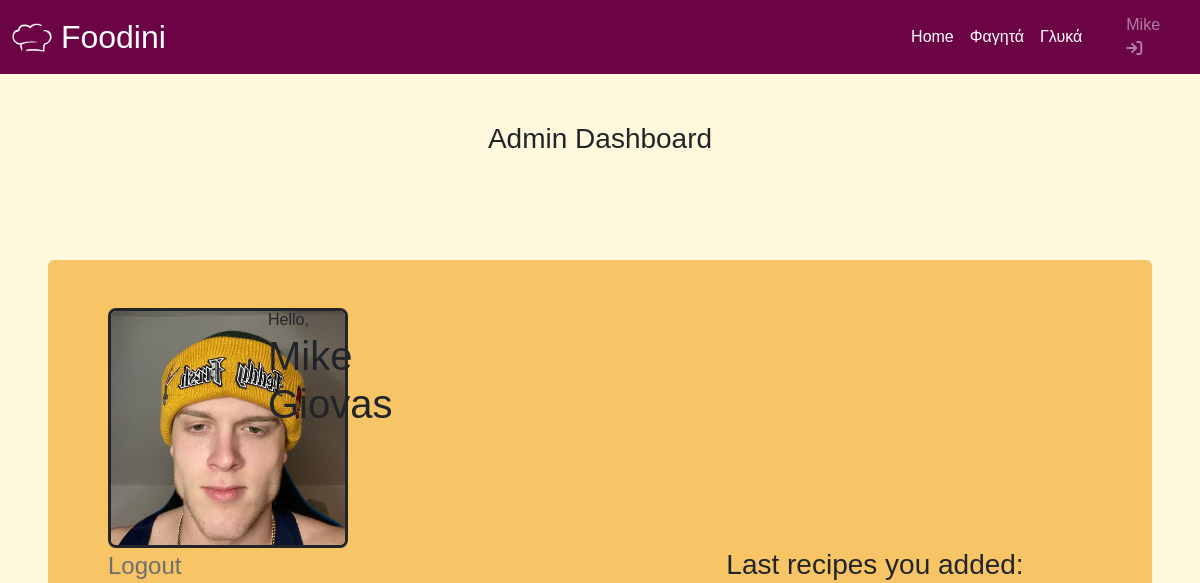
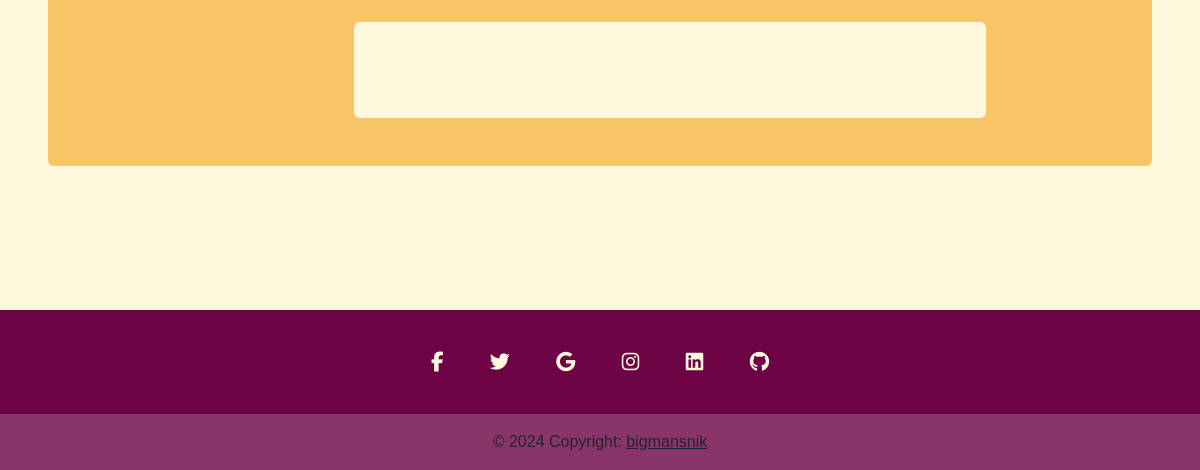
Before: /pages/profile_info.php (signed in) with the older database file (2 pictures, top to bottom).
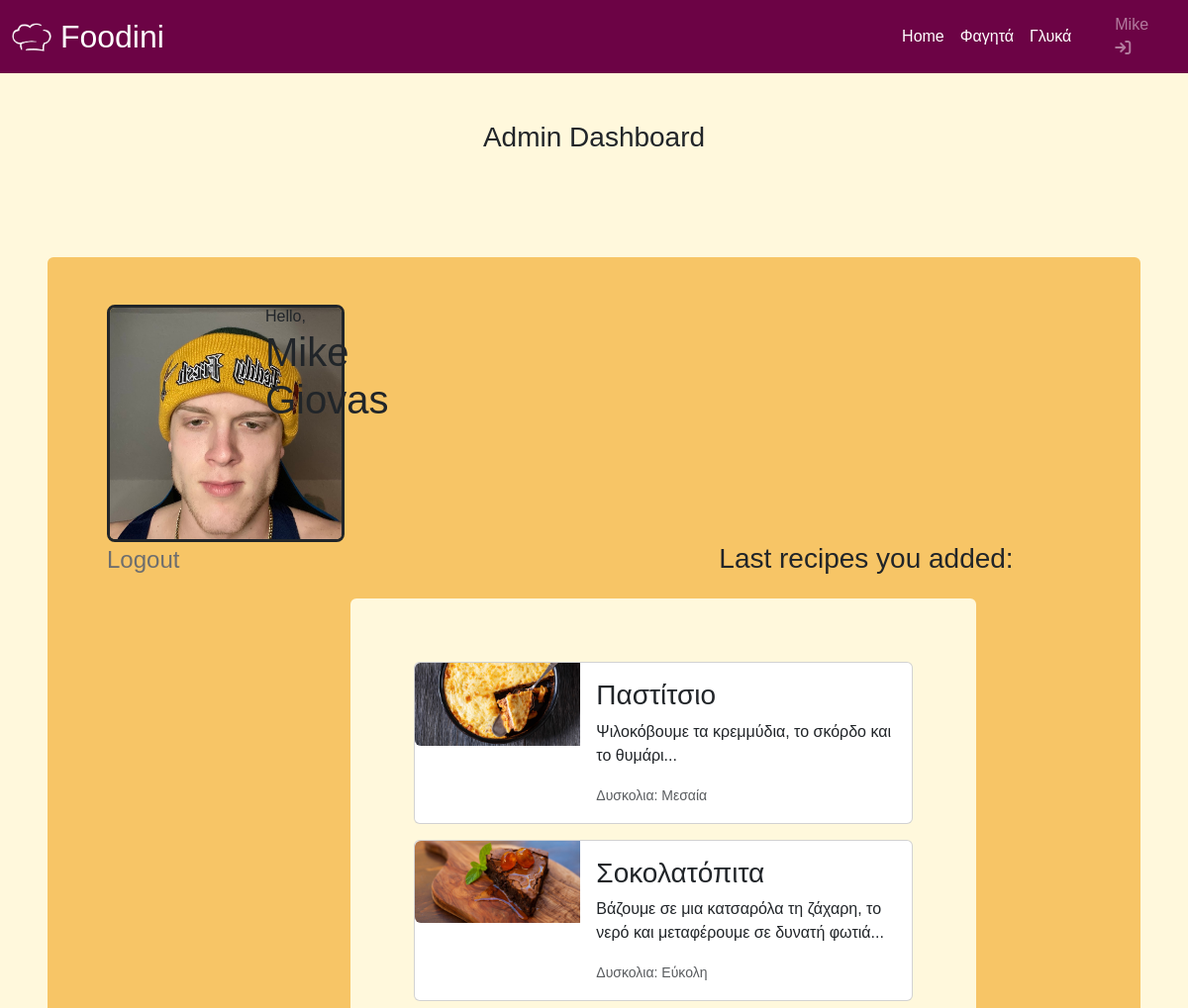
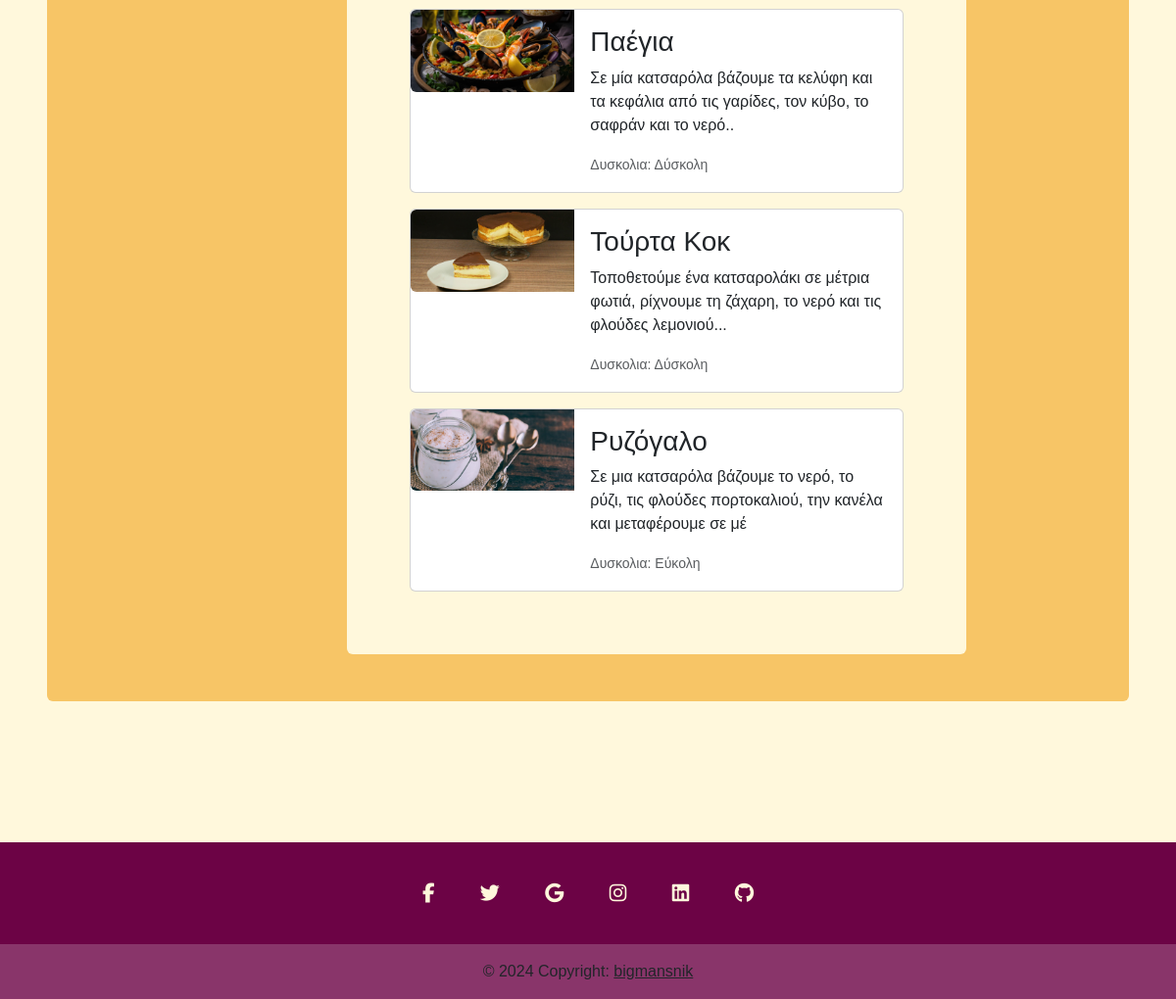
After: the same page with the newer database file (2 pictures, top to bottom).
### tables this page shows
CREATE TABLE `recipes` (
  `recipe_id` int(11) NOT NULL,
  `title` varchar(30) NOT NULL,
  `category` enum('Αλμυρό','Γλυκό') NOT NULL,
  `difficulty` enum('Εύκολη','Μεσαία','Δύσκολη') NOT NULL,
  `description` text NOT NULL,
  `description_tiny` varchar(100) NOT NULL,
  `rating` int(11) NOT NULL,
  `liked` tinyint(1) NOT NULL,
  `thumbnail` varchar(50) NOT NULL,
  `full_res` varchar(50) NOT NULL,
  `author` varchar(30) NOT NULL
);

### require/recipe_card_for_edit.php (the view)
<?php
function single_card_function ($x){
    echo "
        <a href='recipe_edit.php?recipe_id=".$x['recipe_id']."' style='text-decoration: none;'>
            <div class='card mb-3 m-3'>
            <div class='row g-0'>
                <div class='col-md-4'>
                <img src='../images/eikones_syntagwn/thumbnail/".$x['thumbnail'].".jpg' class='img-fluid rounded-start' alt='...'>
                </div>
                <div class='col-md-8'>
                <div class='card-body'>
                    <h3 class='card-title text-capitalize'>".$x['title']."</h3>
                    <p class='card-text'>" . $x["description_tiny"] . "</p>
                    <p class='card-text'><small class='text-body-secondary'>" ."Δυσκολια: " .$x["difficulty"] . "</small></p>
                </div>
                </div>
            </div>
            </div>
        </a>
    ";}

### pages/profile_info.php (shortened to what this page needs)
<!DOCTYPE html>
<html lang="en">
<head>
    <link href="https://cdn.jsdelivr.net/npm/bootstrap@5.3.3/dist/css/bootstrap.min.css" rel="stylesheet">
    <link rel="stylesheet" href="../css/style_reb.css">
</head>
<body class="d-flex flex-column ">
    <nav class="navbar navbar-expand-sm sticky-top navbar-dark">
        <div class="container">
        <a class="navbar-brand fs-2" href="index.php"><img src="../images/logo/logo2.png" alt="" srcset="" style="max-width: 2.5rem; padding:0%; margin:0%" class=" mb-1"> Foodini</a>
            <div class="collapse navbar-collapse" id="navbarResponsive">
                <ul class="navbar-nav ms-auto">
                    <li class="nav-item active">
                        <a class="nav-link" href="index.php">Home</a>
                    </li>
                    <li class="nav-item">
                        <a class="nav-link" href="faghta_kai_glyka.php?category=Αλμυρό">Φαγητά</a>
                    </li>
                    <li class="nav-item">
                        <a class="nav-link" href="faghta_kai_glyka.php?category=Γλυκό">Γλυκά</a>
                    </li>
                </ul>
            </div>
        </div>
        <ul class="navbar-nav mx-4">
            <li class="admin-login">
                <?php
                if (isset($_SESSION['name']) && isset($_SESSION['user_name'])) {
                    echo "<a href='admin_dashboard.php' class='admin-login'>" . $_SESSION['name'] . " <i class='fa-solid fa-arrow-right-to-bracket'></i></a>";
                } else {
                    echo "<a href='admin_dashboard.php' class='admin-login'> Admin Login <i class='fa-solid fa-arrow-right-to-bracket'></i></a>";
                }
                ?>
            </li>
        </ul>
    </nav>
    <section class="container  my-5">
        <h3 class="text-center">Admin Dashboard</h3>
    </section>
    <section class="container-fluid  p-5">
        <?php
        if (isset($_SESSION['name']) && isset($_SESSION['user_name'])) {
        ?>
            <div class="container-fluid syntages-container p-5 rounded">
                <div class="container  row w-50">
                    <div class="col-4 "><img src="../images/profile_images/<?php echo $_SESSION['user_name']?>.jpg" alt="" srcset="" class="profile-image"></div>
                    <div class="col-6 ">Hello,<h1> <?php echo $_SESSION['name'];
                                                    echo $_SESSION['last_name']; ?></h1>
                    </div>
                </div>
                <div class="container row">
                    <div class="col-7"><a href="logout.php" class="text-decoration-none logout-button">Logout</a></div>
                    <div class="col-5"><h3 class="text-center mb-4">Last recipes you added:</h3></div>
                </div>
                <div class="container-fluid row">
                    <div class="col-3 "></div>
                    <div class="col-8">
                        <div class="container  p-5 admin-form rounded">
                            <?php
                            require "../require/recipe_card_for_edit.php";
                            require "connect_db.php";
                            $sql = "SELECT * FROM recipes where author = '".$_SESSION['user_name']."'";
                            $querry = mysqli_query($conn, $sql);
                            while ($result = mysqli_fetch_assoc($querry)) {
                                    single_card_function($result);
                                };
                            ?>
                        </div>
                    </div>
                </div>
            </div>
        <?php
        } else {
            require "../require/login_form.php";
        }
        ?>
    </section>
    <section class="container-fluid  p-5">
    </section>
    <footer class="text-center text-white mt-auto" style="background-color: #6C0345; ">
        <div class="container pt-4">
            <section class="mb-4">
                <a class="btn btn-link btn-floating btn-lg text-dark m-1" href="#!" role="button" data-mdb-ripple-color="dark"><i class="fa-brands fa-facebook-f" style="color: #FFF8DC;"></i></a>
                <a class="btn btn-link btn-floating btn-lg text-dark m-1" href="#!" role="button" data-mdb-ripple-color="dark"><i class="fab fa-twitter" style="color: #FFF8DC;"></i></a>
                <a class="btn btn-link btn-floating btn-lg text-dark m-1" href="#!" role="button" data-mdb-ripple-color="dark"><i class="fab fa-google" style="color: #FFF8DC;"></i></a>
                <a class="btn btn-link btn-floating btn-lg text-dark m-1" href="#!" role="button" data-mdb-ripple-color="dark"><i class="fab fa-instagram" style="color: #FFF8DC;"></i></a>
                <a class="btn btn-link btn-floating btn-lg text-dark m-1" href="#!" role="button" data-mdb-ripple-color="dark"><i class="fab fa-linkedin" style="color: #FFF8DC;"></i></a>
                <a class="btn btn-link btn-floating btn-lg text-dark m-1" href="#!" role="button" data-mdb-ripple-color="dark"><i class="fab fa-github" style="color: #FFF8DC;"></i></a>
            </section>
        </div>
        <div class="text-center text-dark p-3" style="background-color: rgba(255, 255, 255, 0.2);">
            © 2024 Copyright:
            <a class="text-dark" href="https://www.youtube.com/watch?v=V1lAZ5OQ6qI">bigmansnik</a>
        </div>
    </footer>
</body>
</html>

### css/style_reb.css (style rules this page uses)
body { background-color: #FFF8DC; font-family: sans-serif; min-height: 100vh; }
.navbar { background-color: #6C0345; }
.nav-link { color: white; }
.syntages-container { background-color: #F7C566; }
.admin-form { background-color: #FFF8DC; }
.admin-login { color: #ffffff7a; text-decoration: none; }
.logout-button { font-size: x-large; color: rgb(110, 110, 110); }
.profile-image { max-height: 15rem; border-radius: 0.5rem; border-style: solid; }

Changed rows visible on the page:
added recipes: thumbnail (picture), title "Παστίτσιο", description_tiny "Ψιλοκόβουμε τα κρεμμύδια, το σκόρδο και το θυμάρι...", difficulty "Μεσαία"
added recipes: thumbnail (picture), title "Σοκολατόπιτα", description_tiny "Βάζουμε σε μια κατσαρόλα τη ζάχαρη, το νερό και μεταφέρουμε σε δυνατή φωτιά...", difficulty "Εύκολη"
added recipes: thumbnail (picture), title "Παέγια", description_tiny "Σε μία κατσαρόλα βάζουμε τα κελύφη και τα κεφάλια από τις γαρίδες, τον κύβο, το σαφράν και το νερό..", difficulty "Δύσκολη"
added recipes: thumbnail (picture), title "Τούρτα Κοκ", description_tiny "Τοποθετούμε ένα κατσαρολάκι σε μέτρια φωτιά, ρίχνουμε τη ζάχαρη, το νερό και τις φλούδες λεμονιού...", difficulty "Δύσκολη"
added recipes: thumbnail (picture), title "Ρυζόγαλο", description_tiny "Σε μια κατσαρόλα βάζουμε το νερό, το ρύζι, τις φλούδες πορτοκαλιού, την κανέλα και μεταφέρουμε σε μέ", difficulty "Εύκολη"
